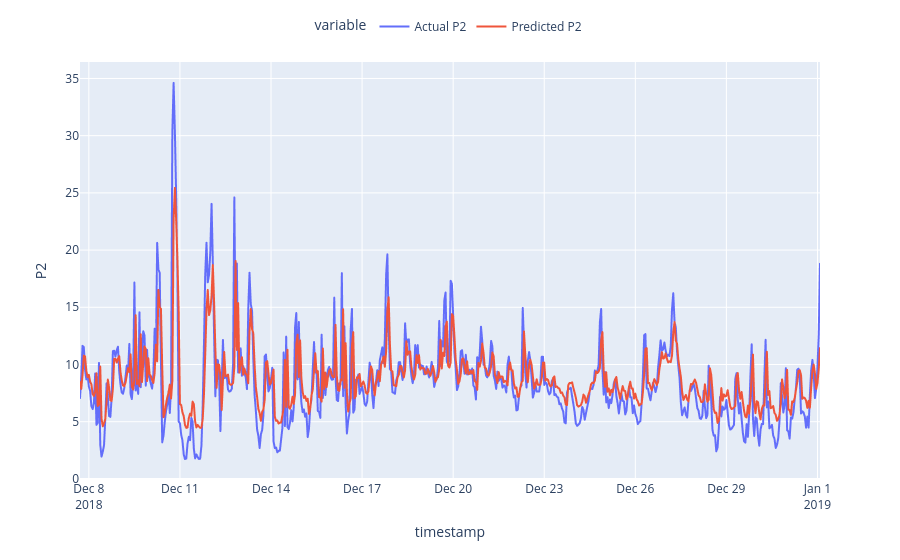

The cell this chart's notebook holds for it:
### Code cell
# Visualize predictions vs actuals
fig = px.line(df_pred_test, labels={"value": "P2"})

# Rename legend entries
legend_names = {
    "y_test": "Actual P2",
    "y_pred": "Predicted P2"
}
fig.for_each_trace(
    lambda trace: trace.update(name=legend_names.get(trace.name, trace.name))
)

# Move legend above the chart
fig.update_layout(
    legend=dict(
        orientation="h",
        yanchor="bottom",
        y=1.05,
        xanchor="center",
        x=0.5
    )
)

fig.show()

### Figure 1 — Plotly figure (JSON) as saved in the notebook; plotly's stock layout.template omitted (floating-point values rounded to 4 significant figures; data arrays with more than 128 entries replaced by an {"elided": "..."} marker saying what was removed)
{"data": [{"hovertemplate": "variable=y_test<br>timestamp=%{x}<br>P2=%{y}<extra></extra>", "legendgroup": "y_test", "line": {"color": "#636efa", "dash": "solid"}, "marker": {"symbol": "circle"}, "mode": "lines", "name": "Actual P2", "showlegend": true, "type": "scattergl", "x": {"elided": "586 str values"}, "xaxis": "x", "y": {"elided": "586 float values"}, "yaxis": "y"}, {"hovertemplate": "variable=y_pred<br>timestamp=%{x}<br>P2=%{y}<extra></extra>", "legendgroup": "y_pred", "line": {"color": "#EF553B", "dash": "solid"}, "marker": {"symbol": "circle"}, "mode": "lines", "name": "Predicted P2", "showlegend": true, "type": "scattergl", "x": {"elided": "586 str values"}, "xaxis": "x", "y": {"elided": "586 float values"}, "yaxis": "y"}], "layout": {"legend": {"orientation": "h", "title": {"text": "variable"}, "tracegroupgap": 0, "x": 0.5, "xanchor": "center", "y": 1.05, "yanchor": "bottom"}, "margin": {"t": 60}, "xaxis": {"anchor": "y", "domain": [0, 1], "title": {"text": "timestamp"}}, "yaxis": {"anchor": "x", "domain": [0, 1], "title": {"text": "P2"}}}}
